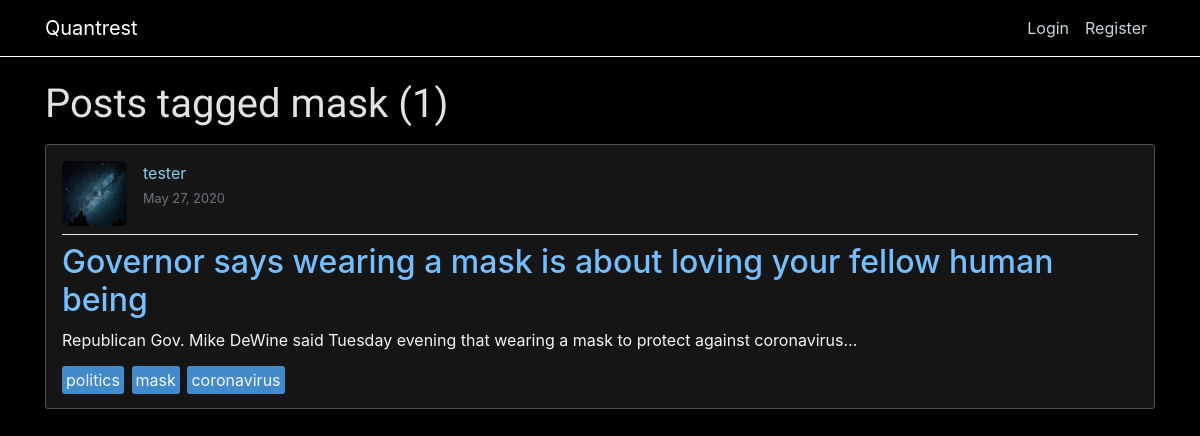
Page /tag/mask/ on the committed database.
### blog/models.py (models this page shows, shortened)
class Tag(models.Model):
    name = models.CharField(max_length=100)

class Post(models.Model):
    title = models.CharField(max_length=100)
    content = models.TextField()
    date_posted = models.DateTimeField(default=timezone.now)
    author = models.ForeignKey(User, on_delete=models.CASCADE)
    tags = models.ManyToManyField(Tag)
    likes = models.IntegerField(default=0)

### users/models.py (models this page shows, shortened)
class Profile(models.Model):
    user = models.OneToOneField(User, on_delete=models.CASCADE)
    image = models.ImageField(default='default.jpg', upload_to='profile_pics')

### blog/views.py (the view)
# urls.py: path('tag/<str:name>/', TagPostListView.as_view(), name="tag-posts"),
class TagPostListView(ListView):
    model = Post
    template_name = 'blog/tag_posts.html'
    context_object_name = 'posts'
    paginate_by = 5
    def get_queryset(self):
        tag_name = get_object_or_404(Tag, name=self.kwargs.get('name'))
        return Post.objects.filter(tags=tag_name).order_by('-date_posted')

### blog/templates/blog/tag_posts.html (shortened to what this page needs)
{% extends 'blog/base.html' %}
{% load static %}
{% block content %}
  <h1 class="mb-3">Posts tagged {{ view.kwargs.name }} ({{ page_obj.paginator.count }})</h1>
  {% for post in posts %}
    {% include 'blog/posts.html' %}
  {% endfor %}
{% endblock content %}

### blog/templates/blog/posts.html (shortened to what this page needs)
<article class="media content-section">
  <div class="media-body">
    <div class="article-metadata">
      <img class="article-img" src="{{ post.author.profile.image.url }}" />
      <div>
        <a class="mr-2" href="{% url 'user-posts' post.author.username %}">
          {{ post.author }}
        </a>
        <br />
        <small class="text-muted">{{ post.date_posted|date:'F d, Y' }}</small>
      </div>
    </div>
    <h2>
      <a class="article-title" href="{% url 'post-detail' post.id %}">{{ post.title }}</a>
    </h2>
    <p class="article-content">{{ post.content|truncatechars_html:100 }}</p>
    <div>
      {% for tag in post.tags.all %}
      <a href="{% url 'tag-posts' tag.name %}" class="article-tags">{{ tag.name }}</a>
      {% endfor %}
    </div>
  </div>
</article>

### blog/static/blog/main.css (style rules this page uses)
body { background: black; color: whitesmoke; margin-top: 5rem; }
h1, h2, h3, h4, h5, h6 { color: #e2e2e2; }
h1 { font-family: "Satisfy", cursive; }
.content-section { background: #151515; padding: 1em; border: 1px solid #505050; border-radius: 3px; margin-bottom: 2em; }
.article-title { color: #75bfff; }
.article-img { height: 65px; width: 65px; margin-right: 1em; border-radius: 5px; }
.article-metadata { display: flex; direction: row; padding-bottom: 0.5em; margin-bottom: 0.5em; border-bottom: 1px solid #e3e3e3; }
a { color: skyblue; }
a.article-tags { background-color: #428bca; color: whitesmoke; padding: 0.25em; margin-inline-end: 0.2em; text-align: center; border-radius: 3px; }
.article-content { white-space: pre-line; }
p { text-align: justify; }

### rows in the picture
Tag: kwargs.name "mask", name "mask"
Post: author.profile.image (placeholder picture), author "tester", date_posted "May 27, 2020", title "Governor says wearing a mask is about loving your fellow human being", content "Republican Gov. Mike DeWine said Tuesday evening that wearing a mask to protect against coronavirus…"
Tag: name "politics"
Tag: name "coronavirus"

### other values in the picture
{{ page_obj.paginator.count }} "1"
